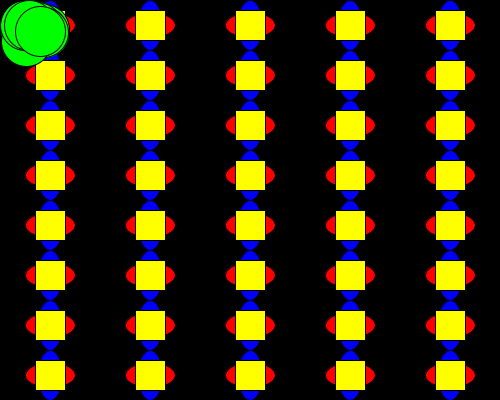
Frame 1 (no input)
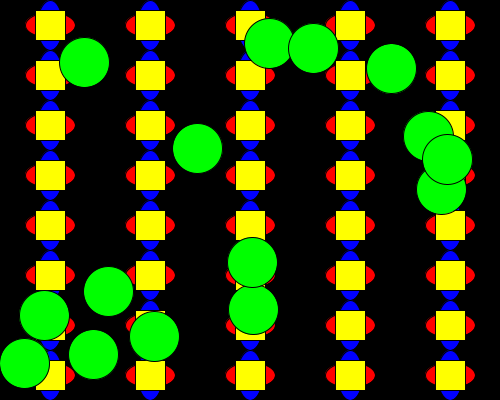
Frame 60 (the mouse pressed at the canvas centre just before this capture)
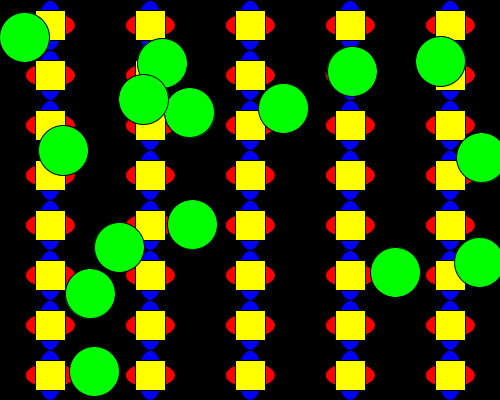
Frame 120 (the mouse held since frame 60 and released just before this capture)

The Processing sketch that drew these frames (run headless with seeded random() and noise(); from frame 60 on, the mouse is pressed at the canvas centre):

// Processing sketch: processing_97601
// ── processing_97601.pde

int boles=15;
//matrius de posicions i velocitats
float[] posX=new float [boles];
float[] posY=new float [boles];
float[] velX=new float [boles];
float[] velY=new float [boles];

void setup(){
  size(500,400); //definim el tamany
  background(0); //escollim color de fons
  //posem les posicions i velocitats inicials
  for(int i=0;i<boles;i++){
    posX[i]=25;
    posY[i]=25;
    velX[i]=random(20);
    velY[i]=random(20);
  }
  //creem el fons amb bucles
  for(int y=0;y<height;y+=height/8){
  for(int x=0;x<width;x+=width/5){
    fill(0,0,255);
    ellipse(x+50,y+25,25,50);
    fill(255,0,0);
    ellipse(x+50,y+25,50,25);
    fill(255,255,0);
    rect(x+35,y+10,30,30);
  }
}
}

void draw(){
  background(0); //posem el mateix color i fons per a què no se'ns vegin tots els dibuixos quan es desplacen
  for(int y=0;y<height;y+=height/8){
  for(int x=0;x<width;x+=width/5){
    fill(0,0,255);
    ellipse(x+50,y+25,25,50);
    fill(255,0,0);
    ellipse(x+50,y+25,50,25);
    fill(255,255,0);
    rect(x+35,y+10,30,30);
  }
   }
  for(int i=0;i<boles;i++){
    //actualitzem posicions
    posX[i]=posX[i]+velX[i];
    posY[i]=posY[i]+velY[i];
    if((posX[i]<25)||(posX[i]>width-25)){
      velX[i]=-velX[i];
    }
    if((posY[i]<25)||(posY[i]>height-25)){
      velY[i]=-velY[i];
    }
  //dibuixos
  fill(0,255,0);
  ellipse(posX[i],posY[i],50,50);
  }
}
